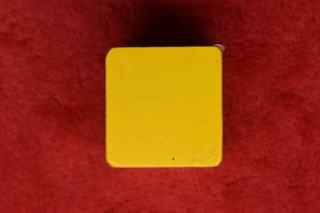
#> input picture Setup/2_image_dataset_config/image_preprocessing/2.Transform/yellow-block.jpg, 320 x 213 px
$ jupyter execute 04_mirror_image.ipynb
#> lines starting #> are read from the running program, lines starting #| are printed output that depends on the picture; after the words box and inside, x2 and y2 are one past the last pixel; in counts of white or black regions, pixels touching at a corner belong together
[cell 1]
import cv2
import numpy as np
img = cv2.imread('yellow-block.jpg',1)
#> img is the input picture: shape (213, 320, 3); mean B, G, R 16.7, 52, 150.2
#cv2.imshow('src',img)
imgInfo = img.shape
#> imgInfo = (213, 320, 3)
height = imgInfo[0]
#> height = 213
width = imgInfo[1]
#> width = 320
deep = imgInfo[2]
#> deep = 3
newImgInfo = (height*2,width,deep)
#> newImgInfo = (426, 320, 3)
dst = np.zeros(newImgInfo,np.uint8)#uint8
for i in range(0,height):
    for j in range(0,width):
        dst[i,j] = img[i,j]
        #x y = 2*h - y -1
        dst[height*2-i-1,j] = img[i,j]
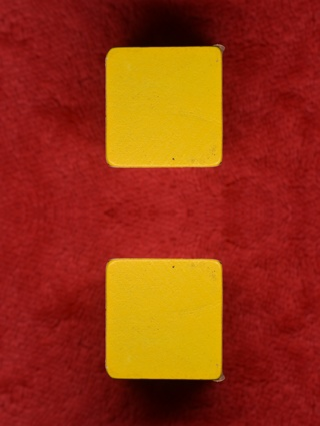
#> dst: shape (426, 320, 3); mean B, G, R 16.7, 52, 150.2
for i in range(0,width):
    dst[height,i] = (0,0,255)#BGR
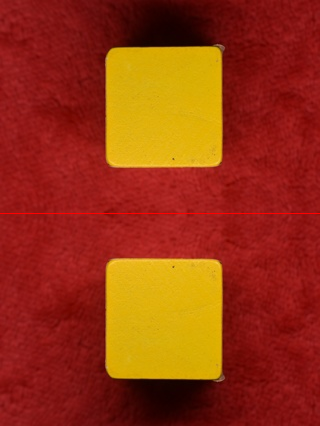
#> dst: shape (426, 320, 3); 0.23% of pixels changed, all inside (x1, y1, x2, y2) = (0, 213, 320, 214)
#cv2.imshow('dst',dst)
#cv2.waitKey(0)
